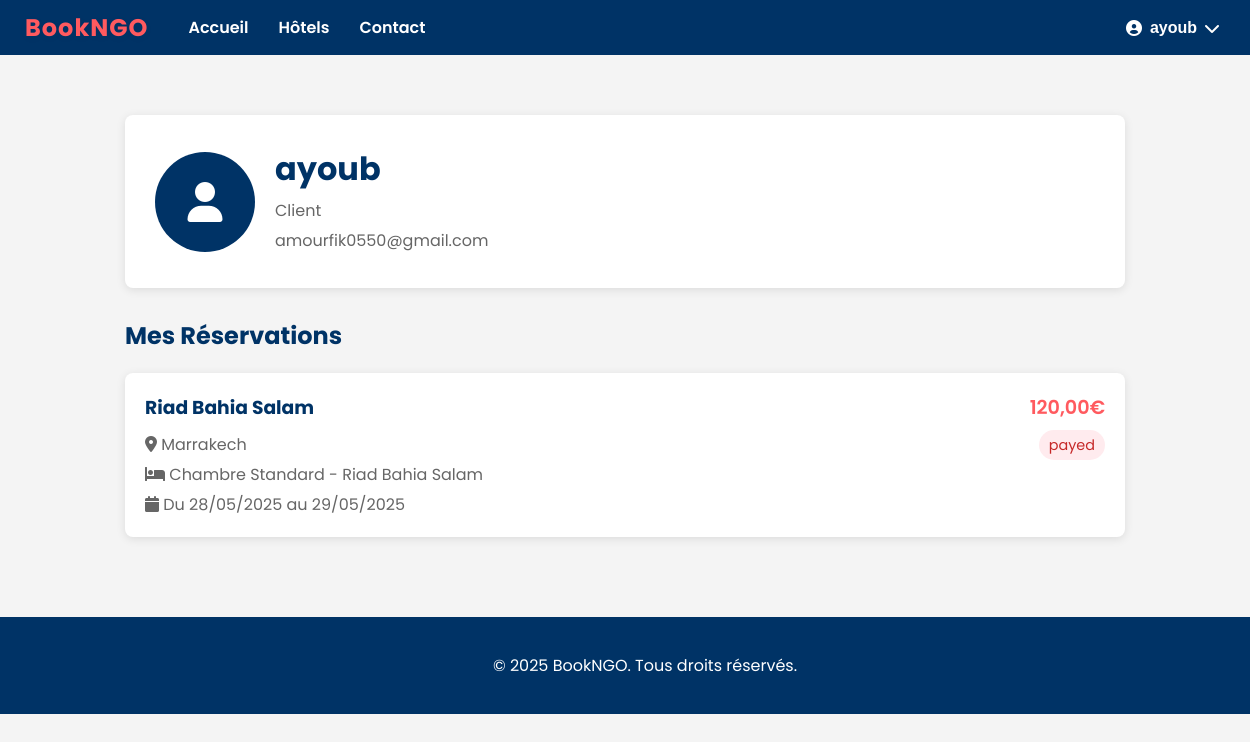
Page /profile/ (signed in) on the earlier database version.
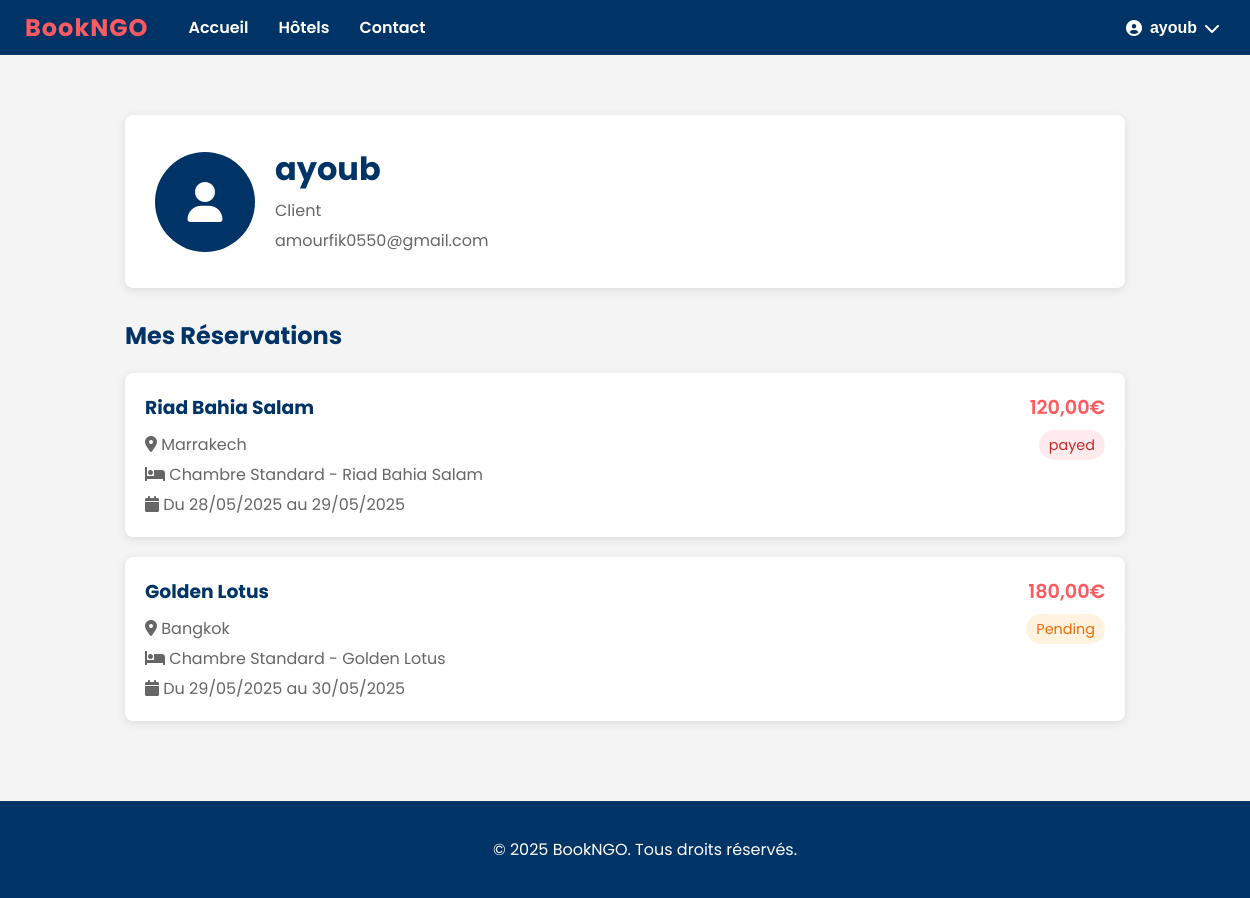
Same page on the later database version.
### reservations_app/models.py (models this page shows, shortened)
class Booking(models.Model):
    PENDING = 'pending'
    CONFIRMED = 'confirmed'
    CANCELLED = 'cancelled'
    COMPLETED = 'completed'
    STATUS_CHOICES = (
        (PENDING, 'Pending'),
        (CONFIRMED, 'Confirmed'),
        (CANCELLED, 'Cancelled'),
        (COMPLETED, 'Completed'),
    )
    user = models.ForeignKey(User, on_delete=models.CASCADE, related_name='bookings')
    room = models.ForeignKey(Room, on_delete=models.CASCADE)
    check_in = models.DateField()
    check_out = models.DateField()
    adults = models.PositiveIntegerField()
    children = models.PositiveIntegerField(default=0)
    special_requests = models.TextField(blank=True)
    total_price = models.DecimalField(max_digits=10, decimal_places=2)
    status = models.CharField(max_length=20, choices=STATUS_CHOICES, default=PENDING)
    created_at = models.DateTimeField(auto_now_add=True)
    updated_at = models.DateTimeField(auto_now=True)

### hotel_app/models.py (models this page shows, shortened)
class Room(models.Model):
    hotel = models.ForeignKey(Hotel, on_delete=models.CASCADE, related_name='rooms')
    room_type = models.ForeignKey(RoomType, on_delete=models.CASCADE)
    room_number = models.CharField(max_length=10)
    floor = models.PositiveIntegerField()
    is_available = models.BooleanField(default=True)

class Hotel(models.Model):
    owner = models.ForeignKey(User, on_delete=models.CASCADE, related_name='hotels')
    name = models.CharField(max_length=255)
    description = models.TextField()
    address = models.TextField()
    city = models.CharField(max_length=100)
    country = models.CharField(max_length=100)
    email = models.EmailField()
    phone = models.CharField(max_length=20)
    image = models.ImageField(upload_to='hotels/', null=True, blank=True)
    base_price = models.DecimalField(max_digits=10, decimal_places=2, default=0)

class RoomType(models.Model):
    STANDARD = 'standard'
    DELUXE = 'deluxe'
    PRESIDENTIELLE = 'presidentielle'
    TYPE_CHOICES = (
        (STANDARD, 'Chambre Standard'),
        (DELUXE, 'Chambre Deluxe'),
        (PRESIDENTIELLE, 'Suite Présidentielle'),
    )
    hotel = models.ForeignKey(Hotel, on_delete=models.CASCADE, related_name='room_types')
    name = models.CharField(max_length=50, choices=TYPE_CHOICES)
    description = models.TextField()
    base_price = models.DecimalField(max_digits=10, decimal_places=2)
    capacity = models.PositiveIntegerField()
    amenities = models.TextField(blank=True)
    def __str__(self):
        return f"{self.get_name_display()} - {self.hotel.name}"

### profiles/views.py (the view)
# urls.py: path('profile/', profile_view, name='profile'),  # URL du profil
@login_required
def profile_view(request):
    context = {
        'user': request.user
    }
    if request.user.role == 2:  # Hôtelier
        context['hotels'] = Hotel.objects.filter(owner=request.user)
    else:  # Client
        context['reservations'] = Booking.objects.filter(user=request.user)
    return render(request, 'profiles/profile.html', context)

### templates/profiles/profile.html (shortened to what the changed rows need)
{% extends "base.html" %}
{% block content %}
<div class="profile-container" style="max-width: 1000px; margin: 40px auto; padding: 20px;">
    <div class="profile-header" style="background: white; padding: 30px; border-radius: 8px; box-shadow: 0 2px 10px rgba(0,0,0,0.1); margin-bottom: 30px;">
        <div style="display: flex; align-items: center; gap: 20px;">
            <div>
                <h1 style="color: #003366; margin: 0;">{{ user.username }}</h1>
            </div>
        </div>
    </div>
    {% if user.role == 2 %}
    <div class="hotels-section">
        <div style="display: flex; justify-content: space-between; align-items: center; margin-bottom: 20px;">
            <h2 style="color: #003366; margin: 0;">Mes Hôtels</h2>
            <a href="{% url 'hotel-create' %}" style="background-color: #ff5a5f; color: white; padding: 10px 20px; text-decoration: none; border-radius: 4px; display: inline-flex; align-items: center;">
                <i class="fas fa-plus" style="margin-right: 8px;"></i>
                Ajouter un hôtel
            </a>
        </div>
        <div class="hotel-grid" style="display: grid; grid-template-columns: repeat(auto-fill, minmax(300px, 1fr)); gap: 20px;">
            {% for hotel in hotels %}
            <div class="hotel-card" style="background: white; border-radius: 8px; overflow: hidden; box-shadow: 0 2px 10px rgba(0,0,0,0.1);">
                <img src="{{ hotel.image_url|default:'https://via.placeholder.com/300x200' }}" alt="{{ hotel.name }}" style="width: 100%; height: 150px; object-fit: cover;">
                <div style="padding: 15px;">
                    <h3 style="margin: 0 0 10px; color: #003366;">{{ hotel.name }}</h3>
                    <p style="color: #666; margin: 0 0 10px;">{{ hotel.city }}, {{ hotel.country }}</p>
                    <div style="display: flex; gap: 10px;">
                        <a href="{% url 'hotel-detail' hotel.pk %}" style="flex: 1; text-align: center; padding: 8px; background-color: #003366; color: white; text-decoration: none; border-radius: 4px;">
                            <i class="fas fa-eye"></i> Voir
                        </a>
                        <a href="#" style="flex: 1; text-align: center; padding: 8px; background-color: #28a745; color: white; text-decoration: none; border-radius: 4px;">
                            <i class="fas fa-edit"></i> Modifier
                        </a>
                    </div>
                </div>
            </div>
            {% empty %}
            <div style="grid-column: 1/-1; text-align: center; padding: 40px; background: white; border-radius: 8px;">
                <p style="color: #666; margin-bottom: 20px;">Vous n'avez pas encore d'hôtels.</p>
                <a href="{% url 'hotel-create' %}" style="background-color: #ff5a5f; color: white; padding: 10px 20px; text-decoration: none; border-radius: 4px;">
                    <i class="fas fa-plus"></i> Ajouter votre premier hôtel
                </a>
            </div>
            {% endfor %}
        </div>
    </div>
    {% else %}
    <div class="reservations-section">
        <h2 style="color: #003366; margin-bottom: 20px;">Mes Réservations</h2>
        {% if reservations %}
        <div class="reservations-list">
            {% for reservation in reservations %}
            <div class="reservation-card" style="background: white; padding: 20px; border-radius: 8px; box-shadow: 0 2px 10px rgba(0,0,0,0.1); margin-bottom: 20px;">
                <div style="display: flex; justify-content: space-between; align-items: start;">
                    <div>
                        <h3 style="color: #003366; margin: 0 0 10px;">{{ reservation.room.hotel.name }}</h3>
                        <p style="color: #666; margin: 0 0 5px;">
                            <i class="fas fa-map-marker-alt"></i> {{ reservation.room.hotel.city }}
                        </p>
                        <p style="color: #666; margin: 0 0 5px;">
                            <i class="fas fa-bed"></i> {{ reservation.room.room_type }}
                        </p>
                        <p style="color: #666; margin: 0;">
                            <i class="fas fa-calendar"></i> Du {{ reservation.check_in|date:"d/m/Y" }} au {{ reservation.check_out|date:"d/m/Y" }}
                        </p>
                    </div>
                    <div style="text-align: right;">
                        <p style="color: #ff5a5f; font-size: 1.2em; font-weight: 600; margin: 0 0 10px;">{{ reservation.total_price }}€</p>
                        <span style="padding: 5px 10px; border-radius: 20px; font-size: 0.9em;
                            {% if reservation.status == 'confirmed' %}
                                background-color: #e8f5e9; color: #2e7d32;
                            {% elif reservation.status == 'pending' %}
                                background-color: #fff3e0; color: #ef6c00;
                            {% else %}
                                background-color: #ffebee; color: #c62828;
                            {% endif %}
                        ">
                            {{ reservation.get_status_display }}
                        </span>
                    </div>
                </div>
            </div>
            {% endfor %}
        </div>
        {% endif %}
    </div>
    {% endif %}
</div>
{% endblock %}

Differences in the rows shown:
added Booking: room.hotel.name "Golden Lotus", room.hotel.city "Bangkok", room.room_type "Chambre Standard - Golden Lotus", check_in "29/05/2025", check_out "30/05/2025", total_price "180,00", status "Pending"
